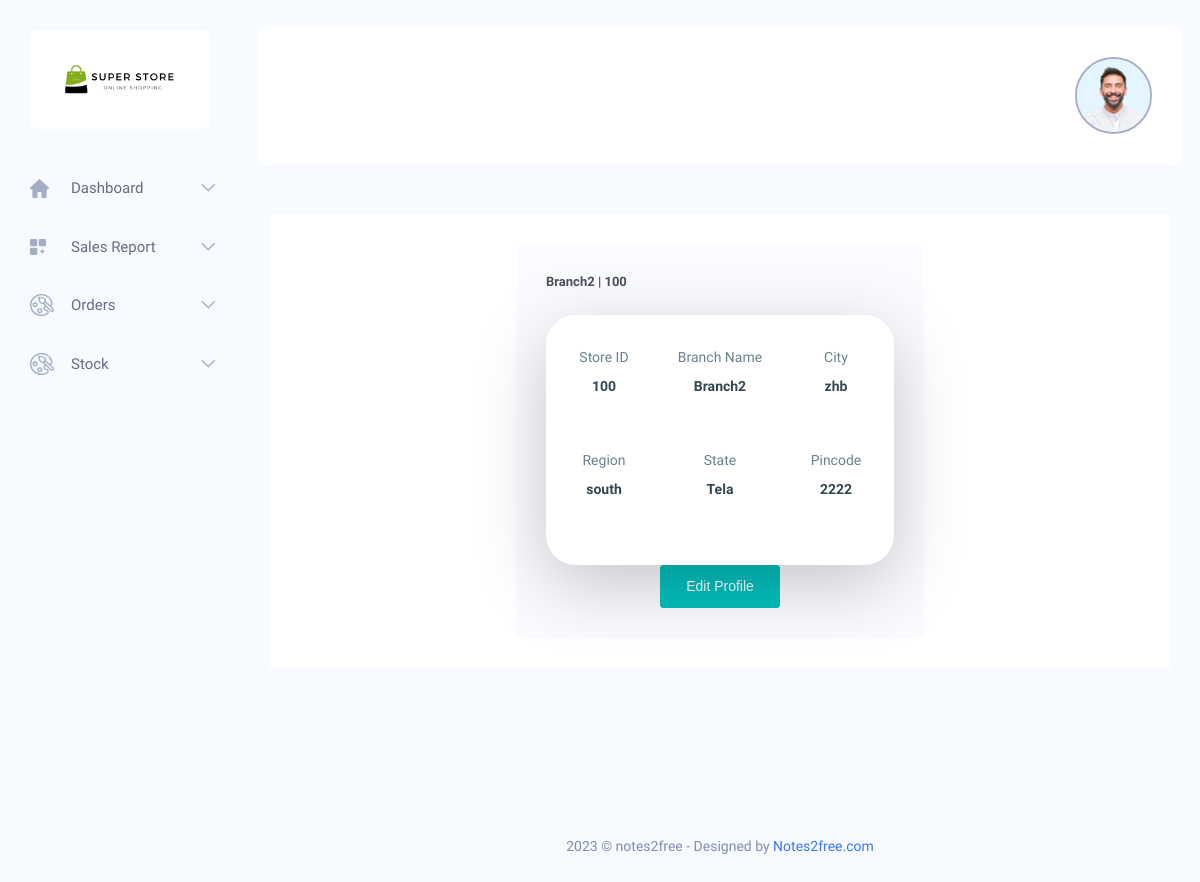
Page /Admin/Profile.php (signed in) on the committed database.
### tables this page shows
CREATE TABLE `store` (
  `SID` int(11) NOT NULL,
  `SPASS` varchar(20) NOT NULL DEFAULT 'admin',
  `SBRANCHNAME` varchar(20) NOT NULL,
  `SCITY` varchar(20) NOT NULL,
  `SREGION` varchar(20) NOT NULL,
  `SSTATE` varchar(20) NOT NULL,
  `SPCODE` int(11) NOT NULL
);

### Admin/session.php (called while the page is built, shortened)
<?php
$conn = mysqli_connect("localhost", "root", "", "superstore");
$user_check = $_SESSION['login_sales_user'];
$query = "SELECT SBRANCHNAME from store where SID = '$user_check'";
$ses_sql = mysqli_query($conn, $query);
$row = mysqli_fetch_assoc($ses_sql);
$login_session = $row['SBRANCHNAME'];
$CustID = $user_check;
?>

### Admin/Profile.php (the view, shortened to what this page needs)
<?php
include('session.php');
$query = "SELECT * from store where SID=?";
$stmt = mysqli_prepare($conn, $query);
mysqli_stmt_bind_param($stmt, "s", $user_check);
mysqli_stmt_execute($stmt);
$result = mysqli_stmt_get_result($stmt);
$row = mysqli_fetch_assoc($result);
$storeData = [
    'Store ID' => $row['SID'],
    'Branch Name' => $row['SBRANCHNAME'],
    'City' => $row['SCITY'],
    'Region' => $row['SREGION'],
    'State' => $row['SSTATE'],
    'Pincode' => $row['SPCODE']
];
?>
<!DOCTYPE html>
<html lang="zxx">
<head>
    <?php include("./includes/cssheader.php") ?>
</head>
<body class="crm_body_bg">
    <?php include("./includes/sidenavbar.php") ?>
    <section class="main_content dashboard_part">
        <?php include("./includes/topnavbar.php") ?>
        <div class="main_content_iner ">
            <div class="container-fluid plr_30 body_white_bg pt_30">
                <div class="row justify-content-center">
                    <div class="col-md-6">
                        <div class="white_box mb_30">
                            <div class="box_header ">
                                <div class="main-title">
                                    <h3 class="mb-0">
                                        <?php echo $login_session; ?> |
                                        <?php echo $CustID; ?>
                                    </h3>
                                </div>
                            </div>
                            <div class="pCard_card" style="height: 250px">
                                <div class="pCard_down" style="height: 270px">
                                    <?php foreach ($storeData as $key => $value): ?>
                                        <div>
                                            <p>
                                                <?php echo $key; ?>
                                            </p>
                                            <p>
                                                <?php echo $value; ?>
                                            </p>
                                        </div>
                                    <?php endforeach; ?>
                                </div>
                            </div>
                            <div style="display:flex;justify-content:center">
                                <a href="editprofile.php" class="msg-btn" style="background: #03bfbc;
                                    border: 1px solid #03bfbc;
                                    color:#fff;
                                    padding: 10px 25px;
                                    border-radius: 3px;
                                    font-family: Montserrat,sans-serif;
                                    cursor: pointer;">Edit Profile</a>
                            </div>
                        </div>
                    </div>
                </div>
            </div>
            <div class=" footer_part">
                <?php include("./includes/footercopywrite.php") ?>
            </div>
        </div>
    </section>
</body>
</html>

### rows in the picture
store: SBRANCHNAME "Branch2", SID "100", SCITY "zhb", SREGION "south", SSTATE "Tela", SPCODE "2222"

### other values in the picture
$CustID "100"
$key "Store ID"
$key "Branch Name"
$key "City"
$key "Region"
$key "State"
$key "Pincode"
